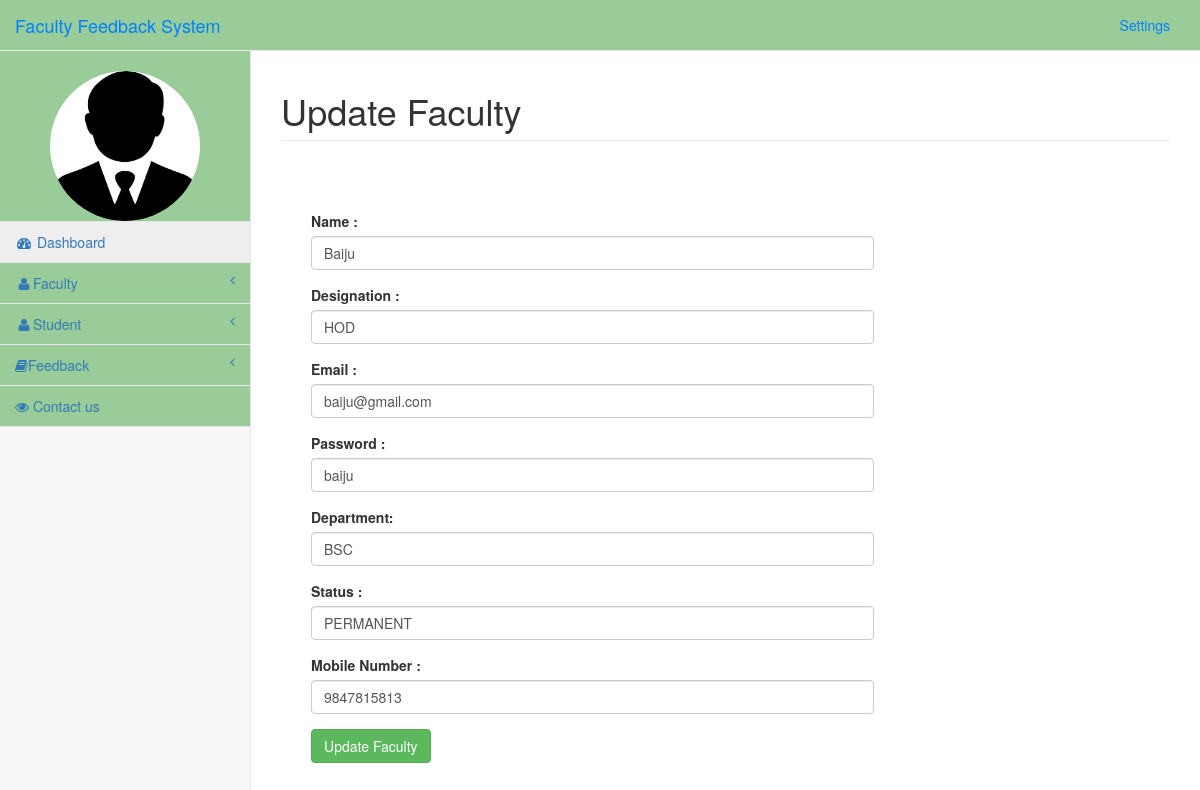
The app's page /admin/dashboard.php?id=29&info=edit_faculty (signed in) with its own data.
### tables this page shows
CREATE TABLE `faculty` (
  `fac_id` int(11) NOT NULL,
  `name` varchar(30) NOT NULL,
  `designation` varchar(50) NOT NULL,
  `department` varchar(50) NOT NULL,
  `status` varchar(10) NOT NULL,
  `email` varchar(100) NOT NULL,
  `password` varchar(20) NOT NULL,
  `mobile` bigint(10) NOT NULL,
  `date` datetime NOT NULL
);

### admin/edit_faculty.php (the view, shortened to what this page needs)
<?php
	extract($_POST);
$con=mysqli_query($conn,"select * from faculty where fac_id='".$_GET['id']."'");
$res=mysqli_fetch_assoc($con);
?>
<h1 class="page-header">Update  Faculty</h1>
<div class="col-lg-8" style="margin:15px;">
	<form method="post">
	<div class="control-group form-group">
    	<div class="controls">
        </div>
   	</div>
	<div class="control-group form-group">
    	<div class="controls">
        	<label>Name :</label>
            	<input type="text" value="<?php echo @$res['name'];?>" name="n" class="form-control" required>
        </div>
   	</div>
	<div class="control-group form-group">
    	<div class="controls">
        	<label>Designation :</label>
            	<input type="text" value="<?php echo @$res['designation'];?>" name="desg" class="form-control" required>
        </div>
   	</div>
	<div class="control-group form-group">
    	<div class="controls">
        	<label>Email :</label>
            	<input type="email" value="<?php echo @$res['email'];?>"  name="email" class="form-control" required>
        </div>
    </div>
	<div class="control-group form-group">
    	<div class="controls">
        	<label>Password :</label>
          <input type="text" value="<?php echo @$res['password'];?>"  name="pass" class="form-control" required>
        </div>
    </div>
	<div class="control-group form-group">
    	<div class="controls">
        	<label>Department:</label>
  <input type="text"  name="dep" value="<?php echo @$res['department'];?>" class="form-control" required>
        </div>
    </div>
	<div class="control-group form-group">
    	<div class="controls">
        	<label>Status :</label>
  <input type="text"  name="status" value="<?php echo @$res['status'];?>" class="form-control" required>
        </div>
    </div>
	<div class="control-group form-group">
    	<div class="controls">
        	<label>Mobile Number :</label>
            	<input type="number" id="mob" value="<?php echo @$res['mobile'];?>" class="form-control" maxlength="10" name="mob"  required>
        </div>
  	</div>
	<div class="control-group form-group">
    	<div class="controls">
            	<input type="submit" class="btn btn-success" name="save" value="Update  Faculty">
        </div>
  	</div>
	</form>
</div>

### css/sb-admin-2.css (style rules this page uses)
body { background-color: #f8f8f8; }

### records on screen
faculty: n "Baiju", desg "HOD", email "baiju@gmail.com", pass "baiju", dep "BSC", status "PERMANENT", mob "9847815813"
